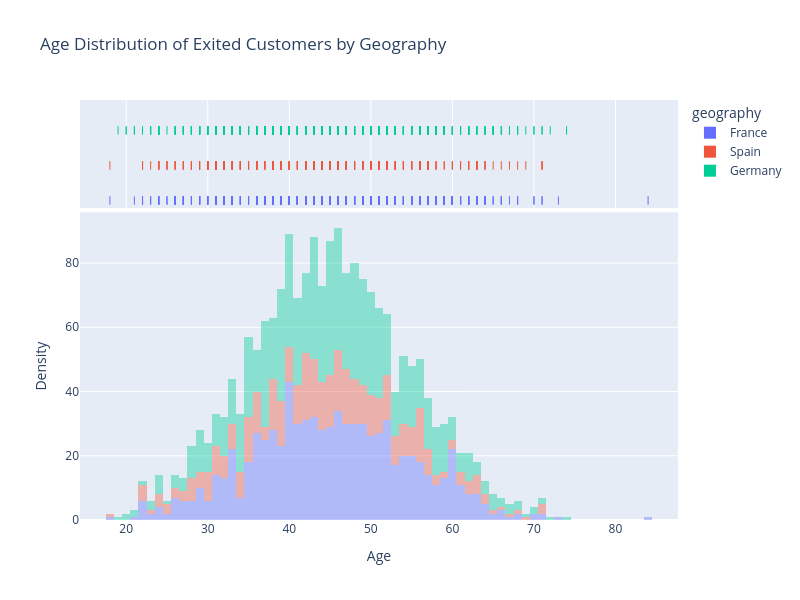

Here is the notebook cell this chart was saved with:
### Markdown cell above
-------------------------------
Data Visualization
-------------------------------
-------------------------------

### Code cell
#Question b: Age Distribution of Exited Customers by Geography
exited_df = df1[df1["exited"] == 1]

fig = px.histogram(
    exited_df,
    x="age",
    color="geography",
    histnorm="density",
    opacity=0.4,
    marginal="rug",
    #barmode="overlay",
    title="Age Distribution of Exited Customers by Geography",
)

fig.update_layout(
    xaxis_title="Age",
    yaxis_title="Density",
    width=800,
    height=600,
)

fig.show()

### Figure 1 — Plotly figure (JSON) as saved in the notebook; plotly's stock layout.template omitted (floating-point values rounded to 4 significant figures; data arrays with more than 128 entries replaced by an {"elided": "..."} marker saying what was removed)
{"data": [{"bingroup": "x", "histnorm": "density", "hovertemplate": "geography=France<br>age=%{x}<br>density=%{y}<extra></extra>", "legendgroup": "France", "marker": {"color": "#636efa", "opacity": 0.4, "pattern": {"shape": ""}}, "name": "France", "orientation": "v", "showlegend": true, "type": "histogram", "x": {"elided": "810 int values"}, "xaxis": "x", "yaxis": "y"}, {"boxpoints": "all", "fillcolor": "rgba(255,255,255,0)", "hoveron": "points", "hovertemplate": "geography=France<br>age=%{x}<extra></extra>", "jitter": 0, "legendgroup": "France", "line": {"color": "rgba(255,255,255,0)"}, "marker": {"color": "#636efa", "symbol": "line-ns-open"}, "name": "France", "showlegend": false, "type": "box", "x": {"elided": "810 int values"}, "xaxis": "x2", "yaxis": "y2"}, {"bingroup": "x", "histnorm": "density", "hovertemplate": "geography=Spain<br>age=%{x}<br>density=%{y}<extra></extra>", "legendgroup": "Spain", "marker": {"color": "#EF553B", "opacity": 0.4, "pattern": {"shape": ""}}, "name": "Spain", "orientation": "v", "showlegend": true, "type": "histogram", "x": {"elided": "413 int values"}, "xaxis": "x", "yaxis": "y"}, {"boxpoints": "all", "fillcolor": "rgba(255,255,255,0)", "hoveron": "points", "hovertemplate": "geography=Spain<br>age=%{x}<extra></extra>", "jitter": 0, "legendgroup": "Spain", "line": {"color": "rgba(255,255,255,0)"}, "marker": {"color": "#EF553B", "symbol": "line-ns-open"}, "name": "Spain", "showlegend": false, "type": "box", "x": {"elided": "413 int values"}, "xaxis": "x2", "yaxis": "y2"}, {"bingroup": "x", "histnorm": "density", "hovertemplate": "geography=Germany<br>age=%{x}<br>density=%{y}<extra></extra>", "legendgroup": "Germany", "marker": {"color": "#00cc96", "opacity": 0.4, "pattern": {"shape": ""}}, "name": "Germany", "orientation": "v", "showlegend": true, "type": "histogram", "x": {"elided": "814 int values"}, "xaxis": "x", "yaxis": "y"}, {"boxpoints": "all", "fillcolor": "rgba(255,255,255,0)", "hoveron": "points", "hovertemplate": "geography=Germany<br>age=%{x}<extra></extra>", "jitter": 0, "legendgroup": "Germany", "line": {"color": "rgba(255,255,255,0)"}, "marker": {"color": "#00cc96", "symbol": "line-ns-open"}, "name": "Germany", "showlegend": false, "type": "box", "x": {"elided": "814 int values"}, "xaxis": "x2", "yaxis": "y2"}], "layout": {"barmode": "relative", "height": 600, "legend": {"title": {"text": "geography"}, "tracegroupgap": 0}, "title": {"text": "Age Distribution of Exited Customers by Geography"}, "width": 800, "xaxis": {"anchor": "y", "domain": [0, 1], "title": {"text": "Age"}}, "xaxis2": {"anchor": "y2", "domain": [0, 1], "matches": "x", "showgrid": true, "showticklabels": false}, "yaxis": {"anchor": "x", "domain": [0, 0.7326], "title": {"text": "Density"}}, "yaxis2": {"anchor": "x2", "domain": [0.7426, 1], "matches": "y2", "showgrid": false, "showline": false, "showticklabels": false, "ticks": ""}}}
